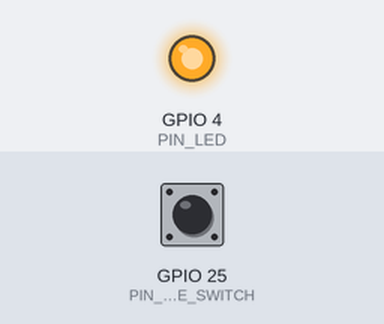
A sketch run on a simulated ESP32. Parts: output pins drawn as LEDs (lit = HIGH). The inputs (shaded band) are chosen by the test bench; at power-on: GPIO 25 (PIN_MODE_SWITCH) HIGH. No radio packets arrive unless stated.

Above: at 1.2 s.
1.3 s: GPIO 25 (PIN_MODE_SWITCH) pulled LOW for 0.15 s
At 1.41 s:
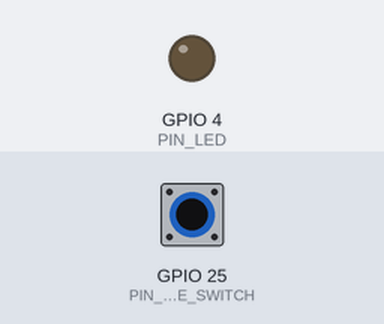
3.0 s: GPIO 25 (PIN_MODE_SWITCH) pulled LOW for 3.2 s
At 7.7 s:
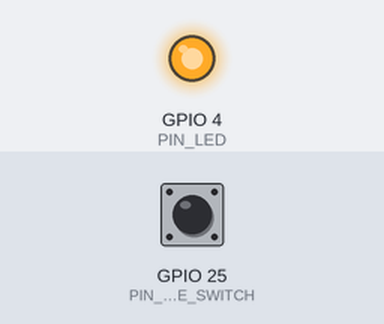
Timing chart, 0 to 9.2 s (numbered marks = the images above; inputs shaded):
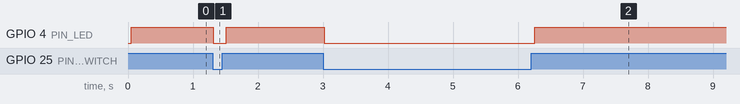

Measured:
- after the input at 1.3 s, GPIO 4 (PIN_LED): HIGH → LOW at once, → HIGH 0.20 s later
- after the input at 3.0 s, GPIO 4 (PIN_LED): HIGH → LOW at once, → HIGH 3.2 s later

The sketch:

ground.ino
```cpp
#include <SPI.h>
#include <LoRa.h>
#include <esp_now.h>
#include <WiFi.h>
#include <esp_wifi.h>

// ╔══════════════════════════════════════════════════════════╗
// ║  🔧 USER CONFIGURABLE PINS                               ║
// ╚══════════════════════════════════════════════════════════╝
const int PIN_MODE_SWITCH = 25;    // switch → GND (closed = ESP-NOW)
const int PIN_LED         = 4;     // LED → 220Ω → GND

// LoRa pins
const int PIN_LORA_SS   = 5;
const int PIN_LORA_RST  = 14;
const int PIN_LORA_DIO0 = 2;

// ╔══════════════════════════════════════════════════════════╗
// ║  📡 AIR UNIT MAC ADDRESS — এখানে বসাও!                   ║
// ╠══════════════════════════════════════════════════════════╣
// ║                                                          ║
// ║  STEPS:                                                  ║
// ║  1. MAC Finder sketch AIR ESP32 এ upload করো            ║
// ║  2. Serial Monitor (115200) এ MAC দেখো                  ║
// ║  3. সেই MAC নিচের array তে paste করো                    ║
// ║                                                          ║
// ║  উদাহরণ: যদি Air MAC হয় A1:B2:C3:D4:E5:F6              ║
// ║  তাহলে নিচে এভাবে লিখবে:                                ║
// ║  {0xA1, 0xB2, 0xC3, 0xD4, 0xE5, 0xF6}                   ║
// ║                                                          ║
// ╚══════════════════════════════════════════════════════════╝
uint8_t airMac[] = {0xA1, 0xB2, 0xC3, 0xD4, 0xE5, 0xF6};
//                    👆 এই 6 টা value AIR এর MAC দিয়ে replace করো

// ============================================================
// SETTINGS
// ============================================================
#define PC_BAUD         57600        // Mission Planner connect baud

// LoRa RF (Air এর সাথে EXACT match হতে হবে)
#define LORA_FREQ       433E6
#define LORA_SF         7
#define LORA_BW         500E3
#define LORA_CR         5
#define LORA_TX_PW      17

// Framing
#define SYNC_BYTE       0xAA
#define MAX_PAYLOAD     58
#define FT_DATA         0x01
#define FT_KEEPALIVE    0x02
#define REPLY_GUARD_US  700

// ============================================================
// 💡 LED LOGIC
//    LoRa mode    → LED ON
//    ESP-NOW mode → LED OFF
// ============================================================
#define LED_ON_FOR_LORA   HIGH
#define LED_ON_FOR_ESPNOW LOW

// PC ring buffer
#define PC_BUF_SIZE     1024
uint8_t  pcBuf[PC_BUF_SIZE];
volatile int pcHead = 0, pcTail = 0;

static inline int  pcAvail() { return (pcHead - pcTail + PC_BUF_SIZE) % PC_BUF_SIZE; }
static inline void pcPush(uint8_t b) {
  int n = (pcHead + 1) % PC_BUF_SIZE;
  if (n != pcTail) { pcBuf[pcHead] = b; pcHead = n; }
}
static inline uint8_t pcPop() {
  uint8_t b = pcBuf[pcTail]; pcTail = (pcTail + 1) % PC_BUF_SIZE; return b;
}
static inline void pcClear() { pcHead = pcTail = 0; }
static inline void drainPC() { while (Serial.available()) pcPush(Serial.read()); }

uint8_t crc8(const uint8_t *d, int n) {
  uint8_t c = 0xFF;
  for (int i = 0; i < n; i++) {
    c ^= d[i];
    for (int b = 0; b < 8; b++) c = (c & 0x80) ? (c << 1) ^ 0x31 : (c << 1);
  }
  return c;
}

// State
enum Mode { MODE_LORA, MODE_ESPNOW };
volatile Mode currentMode = MODE_LORA;
bool          lastSwState = false;
unsigned long swPollTs    = 0;
#define SW_POLL_MS        30

uint8_t txFrame[MAX_PAYLOAD + 4];

// ESP-NOW RX flag
volatile int espRxLen = 0;
uint8_t      espRxBuf[250];

// ============================================================
// LoRa
// ============================================================
void loraStart() {
  SPI.begin(18, 19, 23, PIN_LORA_SS);
  LoRa.setPins(PIN_LORA_SS, PIN_LORA_RST, PIN_LORA_DIO0);
  while (!LoRa.begin(LORA_FREQ)) delay(200);
  LoRa.setTxPower(LORA_TX_PW);
  LoRa.setSpreadingFactor(LORA_SF);
  LoRa.setSignalBandwidth(LORA_BW);
  LoRa.setCodingRate4(LORA_CR);
  LoRa.setPreambleLength(6);
  LoRa.setSyncWord(0x34);
  LoRa.enableCrc();
  LoRa.receive();
}
void loraStop() { LoRa.sleep(); LoRa.end(); }

void loraReply() {
  drainPC();
  int n = pcAvail(); if (n > MAX_PAYLOAD) n = MAX_PAYLOAD;

  txFrame[0] = SYNC_BYTE;
  txFrame[1] = (n > 0) ? FT_DATA : FT_KEEPALIVE;
  txFrame[2] = (uint8_t)n;
  for (int i = 0; i < n; i++) txFrame[3 + i] = pcPop();
  txFrame[3 + n] = crc8(txFrame, 3 + n);

  LoRa.beginPacket();
  LoRa.write(txFrame, 3 + n + 1);
  LoRa.endPacket(false);
  LoRa.receive();
}

bool loraRx() {
  int pkt = LoRa.parsePacket();
  if (pkt == 0) return false;
  if (pkt < 4)  { while (LoRa.available()) LoRa.read(); return false; }

  uint8_t hdr[3]; LoRa.readBytes(hdr, 3);
  if (hdr[0] != SYNC_BYTE) { while (LoRa.available()) LoRa.read(); return false; }

  uint8_t len = hdr[2];
  if (len > MAX_PAYLOAD || LoRa.available() < (int)len + 1) {
    while (LoRa.available()) LoRa.read(); return false;
  }
  static uint8_t pl[MAX_PAYLOAD];
  LoRa.readBytes(pl, len);
  uint8_t rxCrc = LoRa.read();

  uint8_t tmp[3 + MAX_PAYLOAD];
  memcpy(tmp, hdr, 3); memcpy(&tmp[3], pl, len);
  if (crc8(tmp, 3 + len) != rxCrc) return false;

  if (hdr[1] == FT_DATA && len > 0) Serial.write(pl, len);
  return true;
}

// ============================================================
// ESP-NOW
// ============================================================
void onEspRx(const esp_now_recv_info *info, const uint8_t *d, int len) {
  if (len > 0 && len <= 250) {
    memcpy(espRxBuf, d, len);
    espRxLen = len;
  }
}

void espStart() {
  WiFi.mode(WIFI_STA);
  WiFi.disconnect();
  esp_wifi_set_ps(WIFI_PS_NONE);
  if (esp_now_init() != ESP_OK) return;
  esp_now_register_recv_cb(onEspRx);

  // 📡 Air unit কে peer হিসেবে add করছি
  esp_now_peer_info_t p = {};
  memcpy(p.peer_addr, airMac, 6);       // ← এখানে airMac use হচ্ছে
  p.channel = 0; p.encrypt = false; p.ifidx = WIFI_IF_STA;
  esp_now_add_peer(&p);
}

void espStop() {
  esp_now_unregister_recv_cb();
  esp_now_deinit();
  WiFi.disconnect(true, true);
  WiFi.mode(WIFI_OFF);
  delay(30);
}

// ============================================================
// Mode switch
// ============================================================
void enterLora() {
  espStop();
  pcClear();
  loraStart();
  digitalWrite(PIN_LED, LED_ON_FOR_LORA);
  currentMode = MODE_LORA;
}
void enterEspnow() {
  loraStop();
  pcClear();
  espStart();
  digitalWrite(PIN_LED, LED_ON_FOR_ESPNOW);
  currentMode = MODE_ESPNOW;
}

// ============================================================
// Setup / Loop
// ============================================================
void setup() {
  pinMode(PIN_MODE_SWITCH, INPUT_PULLUP);
  pinMode(PIN_LED, OUTPUT);

  Serial.begin(PC_BAUD);
  Serial.setRxBufferSize(2048);

  lastSwState = (digitalRead(PIN_MODE_SWITCH) == LOW);
  if (lastSwState) enterEspnow(); else enterLora();
}

void loop() {
  unsigned long now = millis();

  // ---- switch poll ----
  if (now - swPollTs >= SW_POLL_MS) {
    swPollTs = now;
    bool s = (digitalRead(PIN_MODE_SWITCH) == LOW);
    if (s != lastSwState) {
      lastSwState = s;
      s ? enterEspnow() : enterLora();
      return;
    }
  }

  // ============= ESP-NOW MODE =============
  if (currentMode == MODE_ESPNOW) {
    // 1. flush received bytes to MP
    if (espRxLen > 0) {
      noInterrupts();
      int len = espRxLen;
      espRxLen = 0;
      interrupts();
      Serial.write(espRxBuf, len);
    }

    // 2. forward MP → air
    int avail = Serial.available();
    if (avail > 0) {
      static uint8_t buf[240];
      if (avail > 240) avail = 240;
      Serial.readBytes(buf, avail);
      esp_now_send(airMac, buf, avail);    // ← airMac এ পাঠাচ্ছে
    }
    return;
  }

  // ============= LoRa MODE =============
  drainPC();
  if (loraRx()) {
    delayMicroseconds(REPLY_GUARD_US);
    loraReply();
  }
}
```
